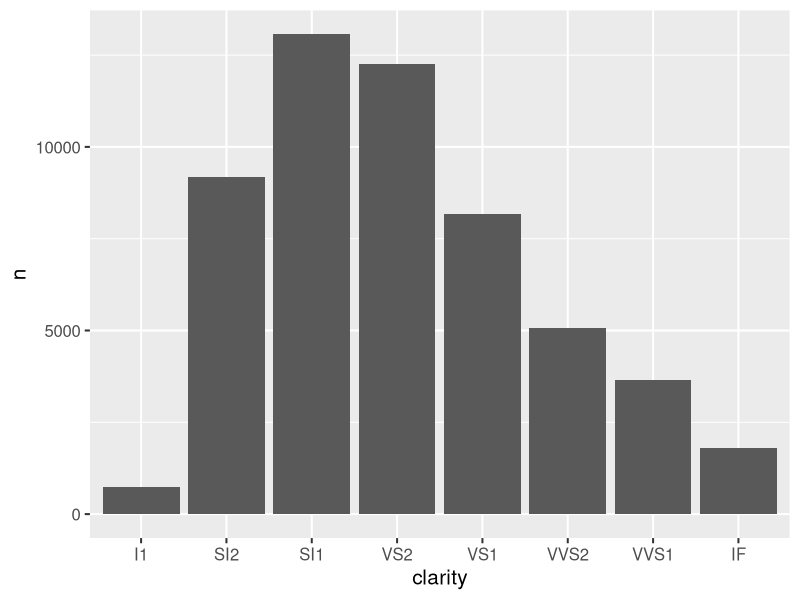
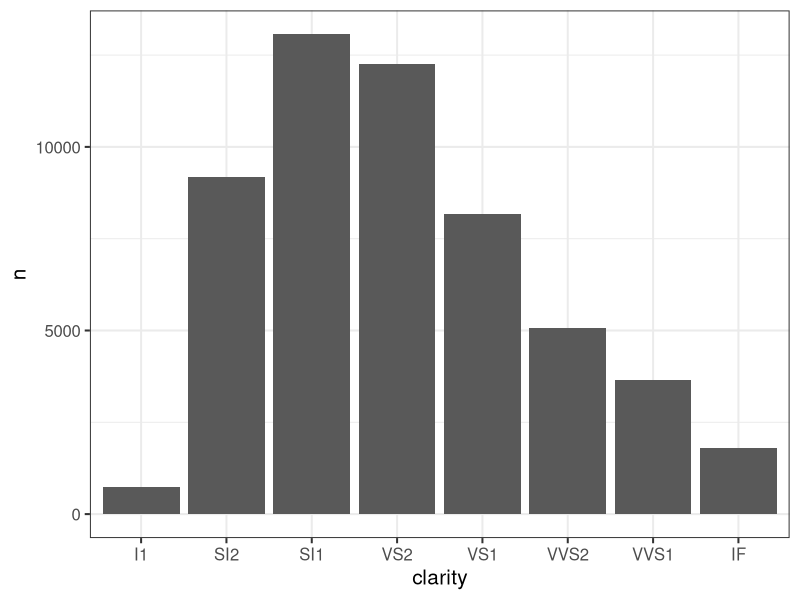
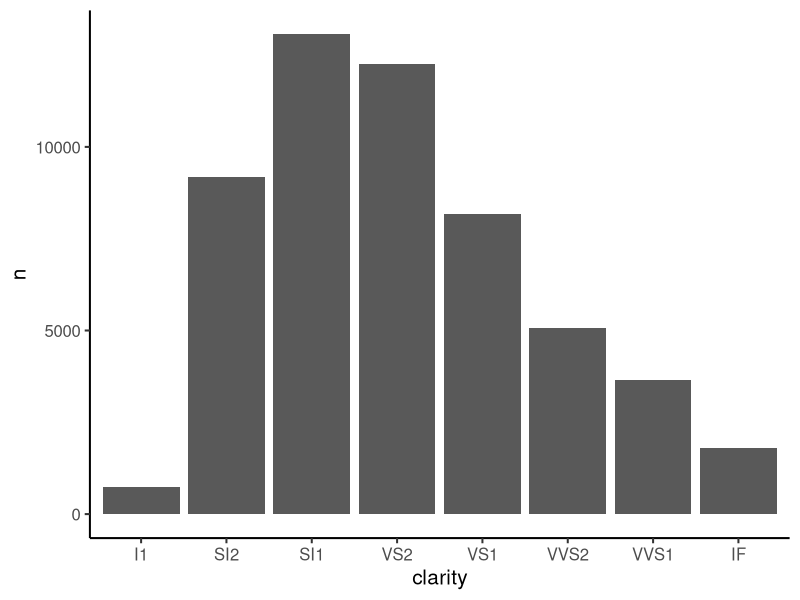
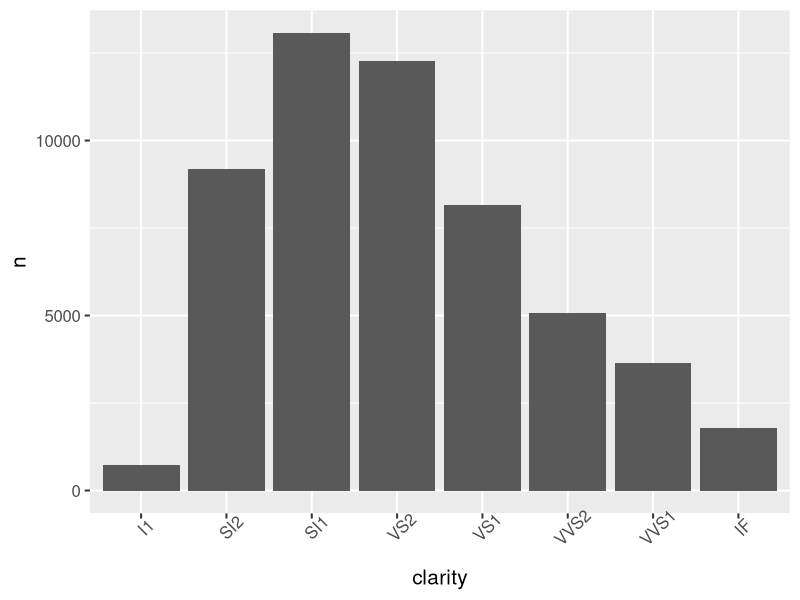
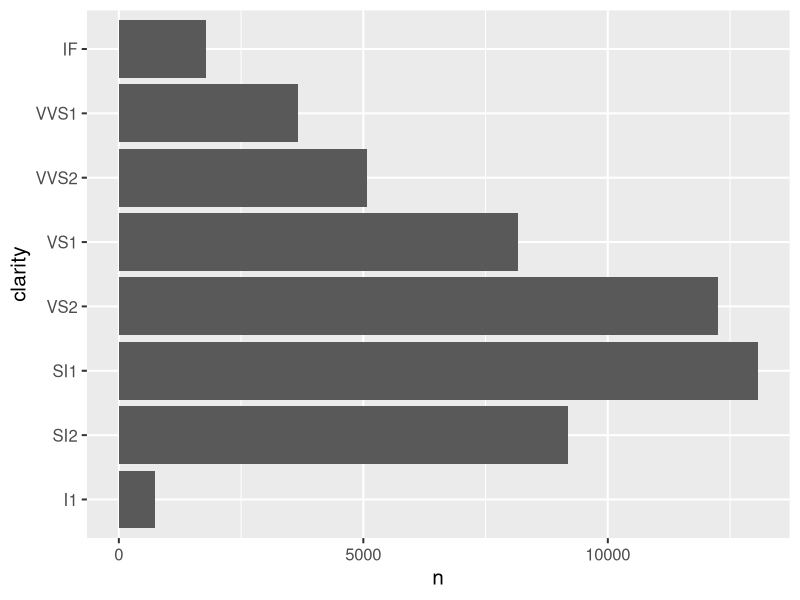

Here is the R script that generated these plots, in order:

library(tidyverse)

## Lecture 3
diamond_clarity <- diamonds |>
    count(clarity)

ggplot(diamond_clarity) +
    geom_col(aes(x=clarity,y=n)) +
    theme_grey(base_size=15) # 1200 x 600

ggplot(diamond_clarity) +
    geom_col(aes(x=clarity,y=n)) +
    theme_bw(base_size=15)

ggplot(diamond_clarity) +
    geom_col(aes(x=clarity,y=n)) +
    theme_classic(base_size=15)

ggplot(diamond_clarity) +
    geom_col(aes(x=clarity,y=n)) +
    theme_grey(base_size=15) + # 1200 x 600
    theme(
        axis.text.x=element_text(angle=45)
    )

ggplot(diamond_clarity) +
    geom_col(aes(y=clarity,x=n)) +
    theme_grey(base_size=15) # 1200 x 600
